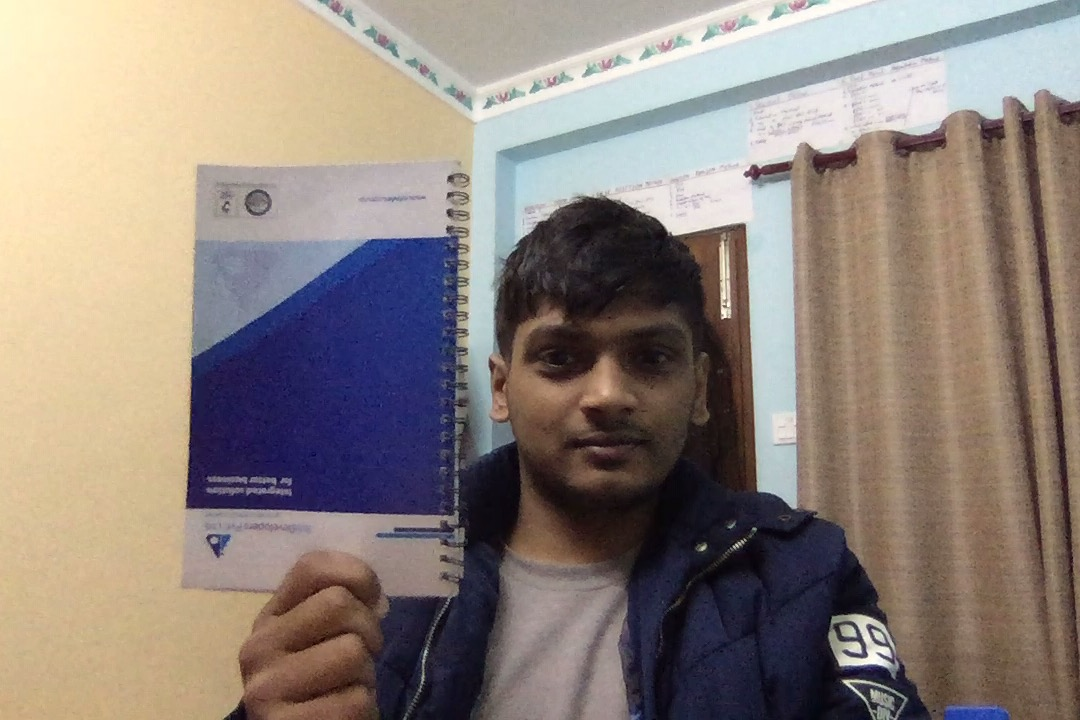
#> input picture test/test.jpg, 1080 x 720 px
$ python rectangle.py
#> lines starting #> are read from the running program, lines starting #| are printed output that depends on the picture; after the words box and inside, x2 and y2 are one past the last pixel; in counts of white or black regions, pixels touching at a corner belong together
import numpy as np
import cv2

point1 = (384, 0)
point2 = (510, 128)

img = cv2.imread('test.jpg')
#> img is the input picture: shape (720, 1080, 3); mean B, G, R 124.2, 131.8, 143.7

# cv2.rectangle(img, point1, point2, (80,18,236), 2)

cv2.line(img,(0,0),(511,511),(255,0,0),5)
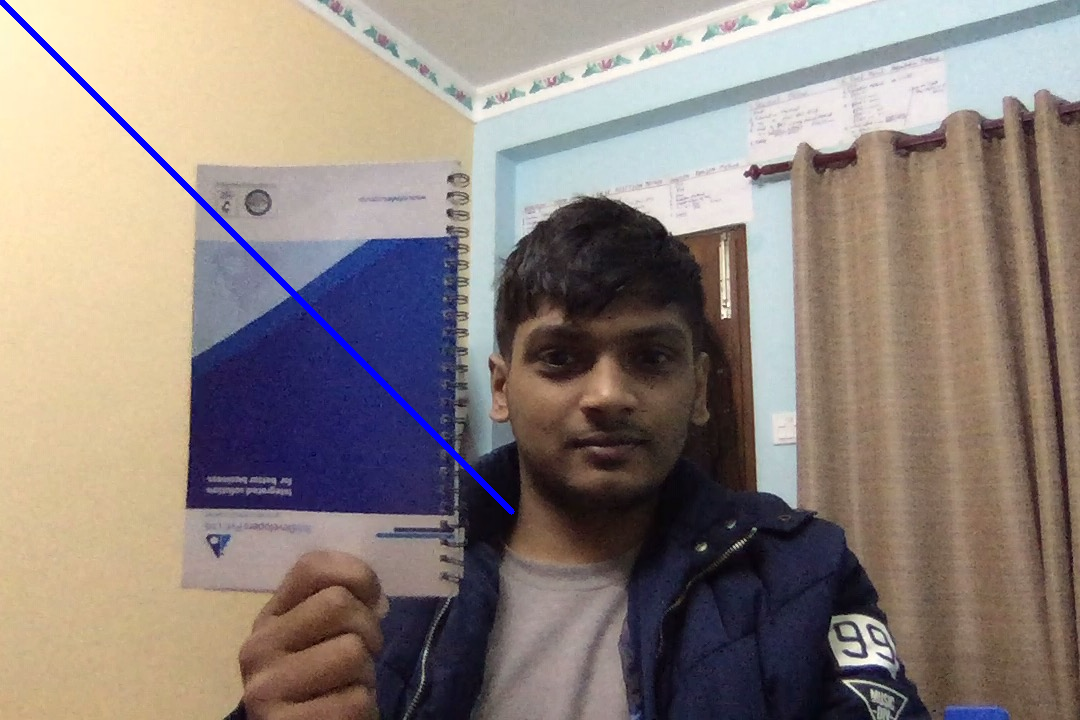
#> img: shape (720, 1080, 3); 0.59% of pixels changed, all inside (x1, y1, x2, y2) = (0, 0, 515, 515)


cv2.imshow('rectangle on image', img)


cv2.waitKey(0)

cv2.destroyAllWindows()
